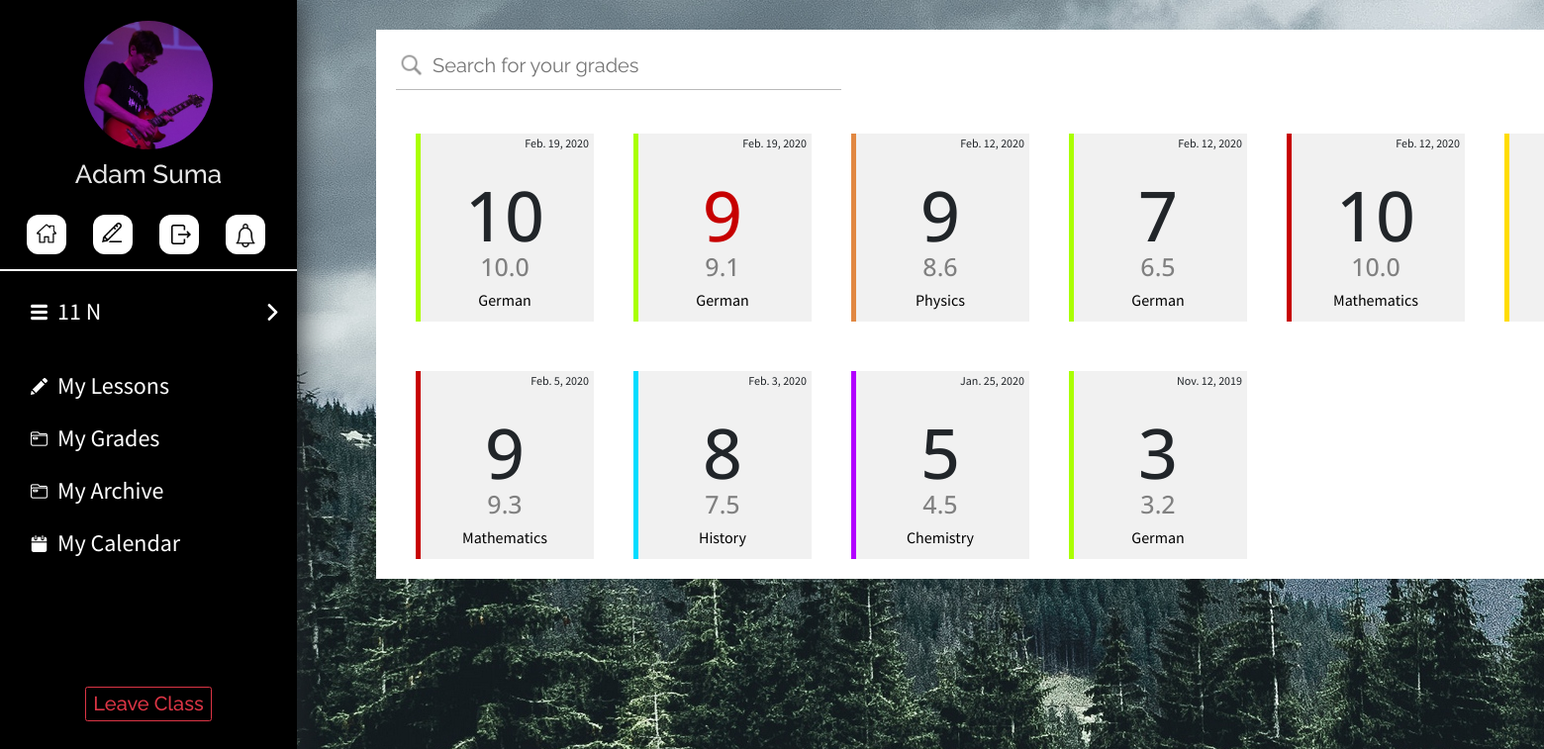
Page /welcome/student/grades/0/ (signed in) on the committed database.
### account/models.py (models this page shows, shortened)
class Userprofile(models.Model):
    TYPE_CHOICES = (
        ('student', 'Student'),
        ('teacher', 'Teacher')
    )
    user = models.OneToOneField(User, on_delete=models.CASCADE)
    user_type = models.CharField(max_length=30, choices=TYPE_CHOICES)
    profile_picture = models.ImageField(upload_to=profile_image_path, blank=True, null=True)
    main_class = models.ForeignKey(MainClass, on_delete=models.SET_NULL, null=True, blank=True)
    id_number = models.IntegerField(blank=True, null=True)
    teaching_subject = models.CharField(max_length=100, blank=False, null=True)
    teaching_certificate = models.FileField(upload_to=certificate_file_path, blank=True, null=True)

class MainClass(models.Model):
    name = models.CharField(max_length=8)
    semester = models.IntegerField(default=1)

class Grade(models.Model):
    actual_value = models.FloatField(validators=[MaxValueValidator(10)], null=True, blank=True)
    value = models.IntegerField(validators=[MaxValueValidator(10)])
    is_term_paper = models.BooleanField(default=False)
    student = models.ForeignKey(Userprofile, on_delete=models.CASCADE, null=False)
    sub_class = models.ForeignKey(SubClass, on_delete=models.CASCADE, null=False)
    date_added = models.DateField(default=date.today)

class SubClass(models.Model):
    name = models.CharField(max_length=20,blank=False,  null=False)
    subject = models.CharField(max_length=40, blank=True, null=True)
    teacher = models.ForeignKey(Userprofile, on_delete=models.SET_NULL, null=True)
    main_class = models.ForeignKey(MainClass, on_delete=models.CASCADE, null=False)
    color_code = models.CharField(max_length=6, default="C70000")

### account/views.py (the view)
# urls.py: url(r'^student/grades/(?P<subclass_id>[0-9]+)/$', views.student_grades, name='student_grades'),
@login_required
def student_grades(request, subclass_id):
    rd = handle_redirect('student', request.user.userprofile.user_type)
    if rd:
        return redirect('account:' + rd)
    template_name = "account/basic/student_grades.html"
    search_input = request.GET.get('search_grades')
    main_class = request.user.userprofile.main_class
    if subclass_id == '0':
        grades_list = Grade.objects.filter(sub_class__main_class=main_class, student=request.user.userprofile).order_by('-date_added')
    else:
        if SubClass.objects.filter(id=subclass_id):
            grades_list = Grade.objects.filter(sub_class=SubClass.objects.get(id=subclass_id), student=request.user.userprofile).order_by('-date_added')
        else:
            return redirect('account:student_home')
    if search_input:
        grades_list = grades_list.filter(Q(value__icontains=search_input) | Q(date_added__icontains=search_input) | Q(sub_class__name__icontains=search_input))
        return render(request, template_name, context={'grades': grades_list, 'subclass_id': subclass_id})
        print(grades_list)
    paginator = Paginator(grades_list, 48)
    page = request.GET.get('page')
    grades = paginator.get_page(page)
    return render(request, template_name, context={'grades': grades, 'subclass_id': subclass_id})

### account/views.py (called while the page is built)
def handle_redirect(view_type, user_type):
    if view_type != user_type:
        if user_type == "student":
            return 'student_home'
        elif user_type == "teacher":
            return 'teacher_home'

### account/templates/account/basic/student_grades.html
{% extends 'account/base.html' %}
{% block body %}
<div style="margin-left:33rem;">
    <div class="grades-container">
        <form style="margin-top:1rem; margin-left:1rem; float:left;margin-bottom:-10rem;" method='GET' action="{% url 'account:student_grades' subclass_id %}">
            <img src="/media/extra/search.png" style="height:3rem; width:3rem;margin-top:1rem;margin-left:1rem;float:left;">
            <input class="search" name='search_grades' value="{{request.GET.search_grades}}" placeholder="Search for your grades">
        </form>
        <div style="float:left; background-color:  rgb(185, 185, 185); width: 45rem; height:0.1rem; margin-top:6rem; margin-left:2rem;margin-bottom:-10rem;">
        </div>
        <br><br><br><br><br>
        {% for grade in grades %}
        <div class="grade-container" style="border-left: 0.5rem solid #{{ grade.sub_class.color_code}};">
        <h1 class="grade-date">{{grade.date_added}}</h1>
        <center>
        {% if grade.is_term_paper %}
        <h1 class="grade-value" style="color:#C70000;">{{grade.value}}</h1>
        {% else %}
        <h1 class="grade-value">{{grade.value}}</h1>
        {% endif %}
        <h1 class="grade-value" style="font-size: 25px; color: grey; margin-top:-1rem;" title="Actual Grade">{{grade.actual_value}}</h1>
        <h1 class="grade-value" style="font-size: 16px; color: black; margin-top:1rem; font-family:'Source Sans Pro', sans serif;">{{grade.sub_class.name}}</h1>
        </center>
        </div>
        {% endfor %}
        <br>
    </div>
</div>
{% endblock %}

### account/templates/account/base.html (shortened to what this page needs)
<!DOCTYPE html>
<html>
<head>
	{% load static %}
		<link rel="stylesheet" href="https://maxcdn.bootstrapcdn.com/bootstrap/3.3.6/css/bootstrap.min.css" />
        <link rel="stylesheet" href="https://stackpath.bootstrapcdn.com/bootstrap/4.1.3/css/bootstrap.min.css">
		<link rel="stylesheet" type="text/css" href="{% static 'account/style.css' %}" />
<head>
<body>
    {% if user.is_authenticated %}
    <div class="sidenav" id="sidenav">
    <center>
        {% if user.userprofile.profile_picture %}
            <img src="{{user.userprofile.profile_picture.url}}" style="width: 13rem; height:13rem; border-radius: 50%; margin-top:7%;" />
        {% else %}
            <img src="/media/extra/Steach_logo.png" style="width: 100%; float:left; margin-left:-2%;" />
            {% endif %}
            <h1 class='welcome-text' style="margin-top: 1rem; font-size:260%">{{user.first_name}} {{user.last_name}}</h1>
            <a href="{% url 'account:student_home' %}">
                <div class='home-sidebar-button' title="Home">
                    <img src="/media/extra/home.png" style="width: 2rem; height:2rem; margin-top:22%; margin-left:2%;" />
                </div>
            </a>
            <a href="{% url 'account:edit_student_profile'%}">
            <div class='home-sidebar-button' title="Edit Profile">
                <img src="/media/extra/pencil_black.png" style="width: 2rem; height:2rem; margin-top:20%; margin-left:-5%;" />
            </div>
            </a>
            <a href="{% url 'account:logout' %}">
            <div class='home-sidebar-button' title="Logout">
                <img src="/media/extra/exit.png" style="width: 2rem; height:2rem; margin-top:25%; margin-left: 10%;" />
            </div>
            </a>
            <a href="#">
                <div class='home-sidebar-button' style="" title="Notfications">
                    <img src="/media/extra/notification.png" style="width: 2.4rem; height:2.4rem; margin-top:22%; margin-left:2%;" />
                </div>
            </a>
            </center>
            <br>
            <div style="width:100%; height:0.2rem; background-color:white; float:left; margin-top:1.5rem;"></div>
            {% if not user.userprofile.main_class %}
                <a href="{% url 'account:student_join_request' %}">
                <div class="join-class-button"><h1 class="welcome-text" style="color: black; margin-top: 0.7rem;">Join a Class</h1></div>
                </a>
            {% else %}
            <br><br><br><br><br>
            <button class="mainclass-button" id="mainclass-home" onclick="show_hide()">
                <img src="/media/extra/menu.png" style="width:17px; height:17px;float:left; margin-left:2rem;margin-top:1.1rem;"/>
                <h1 class="sidenav-element" id="sidenav-mainclass">{{user.userprofile.main_class.name}}</h1>
                <img class="arrow-right" src="/media/extra/right-arrow.png" style="width:17px; height:17px;float:right;margin-top:1.1rem;"/>
            </button>
            <br><br><br><br><br>
            <a href="{% url 'account:student_lessons' 0 %}">
                <button class="mainclass-button" style="border-radius: 5px 5px 5px 5px;">
                    <img src="/media/extra/test2.png" style="width:17px; height:17px;float:left; margin-left:2rem;margin-top:1.1rem;"/>
                    <h1 class="sidenav-element" id="sidenav-mainclass">My Lessons</h1>
                </button>
            </a>
            <a href="{% url 'account:student_grades' 0 %}">
                <button class="mainclass-button" style="border-radius: 5px 5px 5px 5px;">
                    <img src="/media/extra/folder.png" style="width:17px; height:17px;float:left; margin-left:2rem;margin-top:1.1rem;"/>
                    <h1 class="sidenav-element" id="sidenav-mainclass">My Grades</h1>
                </button>
            </a>
            <a href="{% url 'account:student_archives' 0 0 %}">
            <button class="mainclass-button" style="border-radius: 5px 5px 5px 5px;">
                <img src="/media/extra/folder.png" style="width:17px; height:17px;float:left; margin-left:2rem;margin-top:1.1rem;"/>
                <h1 class="sidenav-element" id="sidenav-mainclass">My Archive</h1>
            </button>
            </a>
            <a href="{% url 'account:student_calendar' 0 0 %}">
            <button class="mainclass-button" style="border-radius: 5px 5px 5px 5px;">
                <img src="/media/extra/calendar.png" style="width:17px; height:17px;float:left; margin-left:2rem;margin-top:1.1rem;"/>
                <h1 class="sidenav-element" id="sidenav-mainclass">My Calendar</h1>
            </button>
            </a>
            <center><button class="btn btn-outline-danger" style="height:3.5rem;margin-top:12rem;"><h1 style="font-size:20px;font-family: 'Raleway', sans-serif;">Leave Class</h1></buttton></center>
        {% endif %}
    </div>
    {% endif %}
    <div class="main-div" id="main">
    {% block body %}
    {% endblock %}
    </div>
</body>
</html>

### account/static/account/style.css (style rules this page uses)
body { background-image: url(bg-forest.jpg); background-attachment: fixed; }
.main-div { opacity: 0; transition: opacity 0.4s; }
.welcome-text { margin-top: 0rem; font-family: 'Raleway', sans-serif; font-size: 35px; color: #E7E7E7; }
.sidenav { position: fixed; height: 100%; width: 30rem; float: left; background-color: black; box-shadow: 1px 1px 30px; overflow-y: scroll; }
.home-sidebar-button { width: 4rem; height: 4rem; border-radius: 30%; background-color: white; float: left; margin-left: 9%; margin-top: 2rem; transition: background-color 0.2s; }
.mainclass-button { float: left; margin-left: 0.5rem; margin-top: 0.3rem; background-color: black; border: None; border-radius: 5px 5px 0px 0px; outline: none; color: white; width: 95%; height: 5rem; transition: background-color 0.2s; }
.sidenav-element { margin-left: 1rem; margin-right: 5rem; float: left; font-family: 'Source Sans Pro', sans-serif; font-size: 24px; margin-top: 0.5rem; }
.arrow-right { display: block; transition: display 0.2s; }
.search { width: 40rem; height: 2.5rem; margin-top: 1.3rem; margin-left: 0.5rem; font-size: 20px; float: left; border: none; background-color: none; color: rgb(107, 107, 107); font-family: 'Raleway', sans-serif; }
.grades-container { width: 140rem; float: left; margin-left: 5rem; margin-top: 3rem; background-color: white; }
.grade-container { width: 18rem; height: 19rem; background-color: rgb(241, 241, 241); float: left; margin-left: 4rem; margin-top: 3rem; margin-bottom: 2rem; transition: background-color 0.2s; }
.grade-date { font-size: 12px; font-family: 'Source Sans Pro', sans-serif; float: right; margin-right: 0.5rem; margin-top: 0.3rem; }
.grade-value { margin-top: 4rem; font-family: 'Open Sans', sans-serif; font-size: 70px; margin-left: -0.5rem; }

### rows in the picture
Grade: date_added "Feb. 19, 2020", value "10", actual_value "10.0", sub_class.name "German"
Grade: date_added "Feb. 19, 2020", value "9", actual_value "9.1", sub_class.name "German"
Grade: date_added "Feb. 12, 2020", value "9", actual_value "8.6", sub_class.name "Physics"
Grade: date_added "Feb. 12, 2020", value "7", actual_value "6.5", sub_class.name "German"
Grade: date_added "Feb. 12, 2020", value "10", actual_value "10.0", sub_class.name "Mathematics"
Grade: date_added "Feb. 5, 2020", value "9", actual_value "9.3", sub_class.name "Mathematics"
Grade: date_added "Feb. 3, 2020", value "8", actual_value "7.5", sub_class.name "History"
Grade: date_added "Jan. 25, 2020", value "5", actual_value "4.5", sub_class.name "Chemistry"
Grade: date_added "Nov. 12, 2019", value "3", actual_value "3.2", sub_class.name "German"

### other values in the picture
{{ user.first_name }} "Adam"
{{ user.last_name }} "Suma"
{{ user.userprofile.main_class.name }} "11 N"
